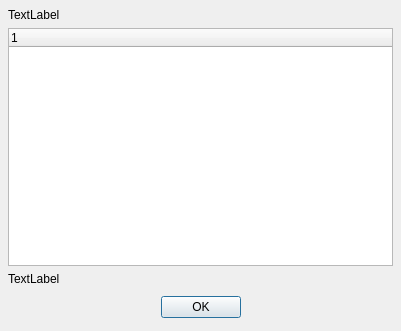
<?xml version="1.0" encoding="UTF-8"?>
<ui version="4.0">
 <comment>*********************************************************************
**
** Copyright (C) 1992-2006 Trolltech ASA. All rights reserved.
**
** This file is part of the Qt Designer of the Qt Toolkit.
**
** This file may be used under the terms of the GNU General Public
** License version 2.0 as published by the Free Software Foundation
** and appearing in the file LICENSE.GPL included in the packaging of
** this file.  Please review the following information to ensure GNU
** General Public Licensing requirements will be met:
** http://www.trolltech.com/products/qt/opensource.html
**
** If you are unsure which license is appropriate for your use, please
** review the following information:
** http://www.trolltech.com/products/qt/licensing.html or contact the
** sales department at sales@trolltech.com.
**
** This file is provided AS IS with NO WARRANTY OF ANY KIND, INCLUDING THE
** WARRANTY OF DESIGN, MERCHANTABILITY AND FITNESS FOR A PARTICULAR PURPOSE.
**
*********************************************************************</comment>
 <class>PluginDialog</class>
 <widget class="QDialog" name="PluginDialog">
  <property name="geometry">
   <rect>
    <x>0</x>
    <y>0</y>
    <width>401</width>
    <height>331</height>
   </rect>
  </property>
  <property name="windowTitle">
   <string>Plugin Informations</string>
  </property>
  <layout class="QVBoxLayout">
   <property name="spacing">
    <number>6</number>
   </property>
   <property name="margin">
    <number>8</number>
   </property>
   <item>
    <widget class="QLabel" name="label">
     <property name="text">
      <string>TextLabel</string>
     </property>
     <property name="wordWrap">
      <bool>true</bool>
     </property>
    </widget>
   </item>
   <item>
    <widget class="QTreeWidget" name="treeWidget">
     <column>
      <property name="text">
       <string notr="true">1</string>
      </property>
     </column>
    </widget>
   </item>
   <item>
    <widget class="QLabel" name="message">
     <property name="text">
      <string>TextLabel</string>
     </property>
     <property name="wordWrap">
      <bool>true</bool>
     </property>
    </widget>
   </item>
   <item>
    <layout class="QHBoxLayout">
     <property name="spacing">
      <number>6</number>
     </property>
     <property name="margin">
      <number>0</number>
     </property>
     <item>
      <spacer>
       <property name="orientation">
        <enum>Qt::Horizontal</enum>
       </property>
       <property name="sizeHint" stdset="0">
        <size>
         <width>131</width>
         <height>31</height>
        </size>
       </property>
      </spacer>
     </item>
     <item>
      <widget class="QPushButton" name="okButton">
       <property name="text">
        <string>OK</string>
       </property>
      </widget>
     </item>
     <item>
      <spacer>
       <property name="orientation">
        <enum>Qt::Horizontal</enum>
       </property>
       <property name="sizeHint" stdset="0">
        <size>
         <width>40</width>
         <height>20</height>
        </size>
       </property>
      </spacer>
     </item>
    </layout>
   </item>
  </layout>
 </widget>
 <resources/>
 <connections>
  <connection>
   <sender>okButton</sender>
   <signal>clicked()</signal>
   <receiver>PluginDialog</receiver>
   <slot>accept()</slot>
   <hints>
    <hint type="sourcelabel">
     <x>278</x>
     <y>253</y>
    </hint>
    <hint type="destinationlabel">
     <x>96</x>
     <y>254</y>
    </hint>
   </hints>
  </connection>
 </connections>
</ui>
